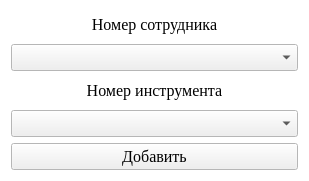
<?xml version="1.0" encoding="UTF-8"?>
<ui version="4.0">
 <class>addrecord3</class>
 <widget class="QWidget" name="addrecord3">
  <property name="geometry">
   <rect>
    <x>0</x>
    <y>0</y>
    <width>309</width>
    <height>181</height>
   </rect>
  </property>
  <property name="palette">
   <palette>
    <active>
     <colorrole role="Base">
      <brush brushstyle="SolidPattern">
       <color alpha="255">
        <red>255</red>
        <green>255</green>
        <blue>255</blue>
       </color>
      </brush>
     </colorrole>
     <colorrole role="Window">
      <brush brushstyle="SolidPattern">
       <color alpha="255">
        <red>255</red>
        <green>255</green>
        <blue>255</blue>
       </color>
      </brush>
     </colorrole>
    </active>
    <inactive>
     <colorrole role="Base">
      <brush brushstyle="SolidPattern">
       <color alpha="255">
        <red>255</red>
        <green>255</green>
        <blue>255</blue>
       </color>
      </brush>
     </colorrole>
     <colorrole role="Window">
      <brush brushstyle="SolidPattern">
       <color alpha="255">
        <red>255</red>
        <green>255</green>
        <blue>255</blue>
       </color>
      </brush>
     </colorrole>
    </inactive>
    <disabled>
     <colorrole role="Base">
      <brush brushstyle="SolidPattern">
       <color alpha="255">
        <red>255</red>
        <green>255</green>
        <blue>255</blue>
       </color>
      </brush>
     </colorrole>
     <colorrole role="Window">
      <brush brushstyle="SolidPattern">
       <color alpha="255">
        <red>255</red>
        <green>255</green>
        <blue>255</blue>
       </color>
      </brush>
     </colorrole>
    </disabled>
   </palette>
  </property>
  <property name="windowTitle">
   <string>Form</string>
  </property>
  <layout class="QVBoxLayout" name="verticalLayout">
   <item>
    <widget class="QLabel" name="label">
     <property name="font">
      <font>
       <family>Times New Roman</family>
       <pointsize>12</pointsize>
      </font>
     </property>
     <property name="text">
      <string>Номер сотрудника</string>
     </property>
     <property name="alignment">
      <set>Qt::AlignCenter</set>
     </property>
    </widget>
   </item>
   <item>
    <widget class="QComboBox" name="comboBox">
     <property name="font">
      <font>
       <family>Times New Roman</family>
       <pointsize>12</pointsize>
      </font>
     </property>
    </widget>
   </item>
   <item>
    <widget class="QLabel" name="label_2">
     <property name="font">
      <font>
       <family>Times New Roman</family>
       <pointsize>12</pointsize>
      </font>
     </property>
     <property name="text">
      <string>Номер инструмента</string>
     </property>
     <property name="alignment">
      <set>Qt::AlignCenter</set>
     </property>
    </widget>
   </item>
   <item>
    <widget class="QComboBox" name="comboBox_2">
     <property name="font">
      <font>
       <family>Times New Roman</family>
       <pointsize>12</pointsize>
      </font>
     </property>
    </widget>
   </item>
   <item>
    <widget class="QPushButton" name="pushButton">
     <property name="font">
      <font>
       <family>Times New Roman</family>
       <pointsize>12</pointsize>
      </font>
     </property>
     <property name="text">
      <string>Добавить</string>
     </property>
    </widget>
   </item>
  </layout>
 </widget>
 <resources/>
 <connections/>
</ui>
